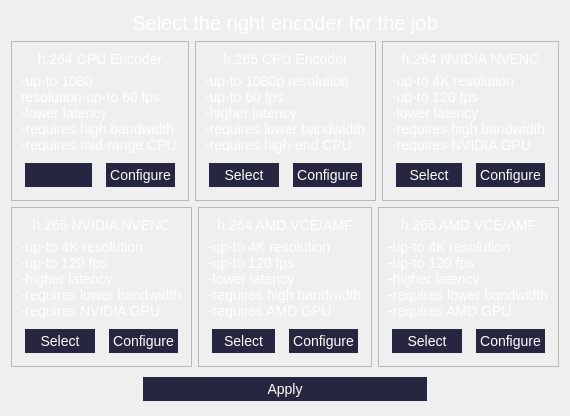
      <widget class="QWidget" name="page_2">
       <layout class="QVBoxLayout" name="verticalLayout_3">
        <item>
         <layout class="QHBoxLayout" name="horizontalLayout_4">
          <item>
           <spacer name="horizontalSpacer_3">
            <property name="orientation">
             <enum>Qt::Horizontal</enum>
            </property>
            <property name="sizeHint" stdset="0">
             <size>
              <width>40</width>
              <height>20</height>
             </size>
            </property>
           </spacer>
          </item>
          <item>
           <widget class="QLabel" name="main_area_title_label">
            <property name="sizePolicy">
             <sizepolicy hsizetype="Preferred" vsizetype="Maximum">
              <horstretch>10</horstretch>
              <verstretch>0</verstretch>
             </sizepolicy>
            </property>
            <property name="styleSheet">
             <string notr="true">color: rgb(255, 255, 255);
font:  &quot;Open Sans&quot;;
font-size: 20px;</string>
            </property>
            <property name="text">
             <string>Select the right encoder for the job</string>
            </property>
            <property name="alignment">
             <set>Qt::AlignHCenter|Qt::AlignTop</set>
            </property>
           </widget>
          </item>
          <item>
           <spacer name="horizontalSpacer_4">
            <property name="orientation">
             <enum>Qt::Horizontal</enum>
            </property>
            <property name="sizeHint" stdset="0">
             <size>
              <width>40</width>
              <height>20</height>
             </size>
            </property>
           </spacer>
          </item>
         </layout>
        </item>
        <item>
         <layout class="QGridLayout" name="gridLayout">
          <item row="0" column="2">
           <widget class="QFrame" name="frame_3">
            <property name="frameShape">
             <enum>QFrame::StyledPanel</enum>
            </property>
            <property name="frameShadow">
             <enum>QFrame::Raised</enum>
            </property>
            <layout class="QVBoxLayout" name="verticalLayout_6">
             <item>
              <widget class="QLabel" name="sidebar_title_label_5">
               <property name="sizePolicy">
                <sizepolicy hsizetype="Preferred" vsizetype="Fixed">
                 <horstretch>10</horstretch>
                 <verstretch>0</verstretch>
                </sizepolicy>
               </property>
               <property name="styleSheet">
                <string notr="true">color: rgb(255, 255, 255);
font: 8pt &quot;Open Sans Extrabold&quot;;
font-size: 14px;</string>
               </property>
               <property name="text">
                <string>h.264 NVIDIA NVENC</string>
               </property>
               <property name="alignment">
                <set>Qt::AlignHCenter|Qt::AlignTop</set>
               </property>
              </widget>
             </item>
             <item>
              <widget class="QLabel" name="sidebar_title_label_11">
               <property name="sizePolicy">
                <sizepolicy hsizetype="Preferred" vsizetype="Maximum">
                 <horstretch>10</horstretch>
                 <verstretch>0</verstretch>
                </sizepolicy>
               </property>
               <property name="styleSheet">
                <string notr="true">color: rgb(255, 255, 255);
font: 8pt &quot;Open Sans Bold&quot;;
font-size: 14px;</string>
               </property>
               <property name="text">
                <string>-up-to 4K resolution
-up-to 120 fps
-lower latency
-requires high bandwidth
-requires NVIDIA GPU</string>
               </property>
               <property name="alignment">
                <set>Qt::AlignLeading|Qt::AlignLeft|Qt::AlignTop</set>
               </property>
              </widget>
             </item>
             <item>
              <layout class="QHBoxLayout" name="horizontalLayout_8">
               <item>
                <widget class="QPushButton" name="pushButton_7">
                 <property name="font">
                  <font>
                   <pointsize>-1</pointsize>
                   <weight>50</weight>
                   <italic>false</italic>
                   <bold>false</bold>
                  </font>
                 </property>
                 <property name="styleSheet">
                  <string notr="true">#pushButton_7 {
  background-color: #272640;
  color: #FFFFFF;
  font-size: 14px;
  padding: 4px;
  margin: 4px;
  font: &quot;Open Sans&quot;;
  border: none;
}

#pushButton_7:hover {
  background-color: #006466;
}</string>
                 </property>
                 <property name="text">
                  <string>Select</string>
                 </property>
                </widget>
               </item>
               <item>
                <widget class="QPushButton" name="pushButton_8">
                 <property name="styleSheet">
                  <string notr="true">#pushButton_8 {
  background-color: #272640;
  color: #FFFFFF;
  font-size: 14px;
  padding: 4px;
  margin: 4px;
  font: &quot;Open Sans&quot;;
  border: none;
}

#pushButton_8:hover {
  background-color: #006466;
}</string>
                 </property>
                 <property name="text">
                  <string>Configure</string>
                 </property>
                </widget>
               </item>
              </layout>
             </item>
            </layout>
           </widget>
          </item>
          <item row="0" column="0">
           <widget class="QFrame" name="frame">
            <property name="sizePolicy">
             <sizepolicy hsizetype="Preferred" vsizetype="Preferred">
              <horstretch>0</horstretch>
              <verstretch>1</verstretch>
             </sizepolicy>
            </property>
            <property name="frameShape">
             <enum>QFrame::StyledPanel</enum>
            </property>
            <property name="frameShadow">
             <enum>QFrame::Raised</enum>
            </property>
            <layout class="QVBoxLayout" name="verticalLayout_4">
             <item>
              <widget class="QLabel" name="sidebar_title_label_3">
               <property name="sizePolicy">
                <sizepolicy hsizetype="Preferred" vsizetype="Fixed">
                 <horstretch>10</horstretch>
                 <verstretch>0</verstretch>
                </sizepolicy>
               </property>
               <property name="styleSheet">
                <string notr="true">color: rgb(255, 255, 255);
font: 8pt &quot;Open Sans Extrabold&quot;;
font-size: 14px;</string>
               </property>
               <property name="text">
                <string>h.264 CPU Encoder</string>
               </property>
               <property name="alignment">
                <set>Qt::AlignHCenter|Qt::AlignTop</set>
               </property>
              </widget>
             </item>
             <item>
              <widget class="QLabel" name="sidebar_title_label_9">
               <property name="sizePolicy">
                <sizepolicy hsizetype="Preferred" vsizetype="Maximum">
                 <horstretch>10</horstretch>
                 <verstretch>0</verstretch>
                </sizepolicy>
               </property>
               <property name="styleSheet">
                <string notr="true">color: rgb(255, 255, 255);
font: 8pt &quot;Open Sans Bold&quot;;
font-size: 14px;</string>
               </property>
               <property name="text">
                <string>-up-to 1080
resolution-up-to 60 fps
-lower latency
-requires high bandwidth
-requires mid-range CPU</string>
               </property>
               <property name="alignment">
                <set>Qt::AlignLeading|Qt::AlignLeft|Qt::AlignTop</set>
               </property>
              </widget>
             </item>
             <item>
              <layout class="QHBoxLayout" name="horizontalLayout_5">
               <item>
                <widget class="QPushButton" name="pushButton">
                 <property name="font">
                  <font>
                   <pointsize>-1</pointsize>
                   <weight>50</weight>
                   <italic>false</italic>
                   <bold>false</bold>
                  </font>
                 </property>
                 <property name="styleSheet">
                  <string notr="true">#pushButton {
  background-color: #272640;
  color: #FFFFFF;
  font-size: 14px;
  padding: 4px;
  margin: 4px;
  font: &quot;Open Sans&quot;;
  border: none;
}

#pushButton:hover {
  background-color: #006466;
}</string>
                 </property>
                 <property name="text">
                  <string/>
                 </property>
                 <property name="icon">
                  <iconset>
                   <normaloff>:/resources/icons/check-ic.png</normaloff>:/resources/icons/check-ic.png</iconset>
                 </property>
                </widget>
               </item>
               <item>
                <widget class="QPushButton" name="pushButton_2">
                 <property name="styleSheet">
                  <string notr="true">#pushButton_2 {
  background-color: #272640;
  color: #FFFFFF;
  font-size: 14px;
  padding: 4px;
  margin: 4px;
  font: &quot;Open Sans&quot;;
  border: none;
}

#pushButton_2:hover {
  background-color: #006466;
}</string>
                 </property>
                 <property name="text">
                  <string>Configure</string>
                 </property>
                </widget>
               </item>
              </layout>
             </item>
            </layout>
           </widget>
          </item>
          <item row="0" column="1">
           <widget class="QFrame" name="frame_2">
            <property name="frameShape">
             <enum>QFrame::StyledPanel</enum>
            </property>
            <property name="frameShadow">
             <enum>QFrame::Raised</enum>
            </property>
            <layout class="QVBoxLayout" name="verticalLayout_5">
             <item>
              <widget class="QLabel" name="sidebar_title_label_4">
               <property name="sizePolicy">
                <sizepolicy hsizetype="Preferred" vsizetype="Fixed">
                 <horstretch>10</horstretch>
                 <verstretch>0</verstretch>
                </sizepolicy>
               </property>
               <property name="styleSheet">
                <string notr="true">color: rgb(255, 255, 255);
font: 8pt &quot;Open Sans Extrabold&quot;;
font-size: 14px;</string>
               </property>
               <property name="text">
                <string>h.265 CPU Encoder</string>
               </property>
               <property name="alignment">
                <set>Qt::AlignHCenter|Qt::AlignTop</set>
               </property>
              </widget>
             </item>
             <item>
              <widget class="QLabel" name="sidebar_title_label_10">
               <property name="sizePolicy">
                <sizepolicy hsizetype="Preferred" vsizetype="Maximum">
                 <horstretch>10</horstretch>
                 <verstretch>0</verstretch>
                </sizepolicy>
               </property>
               <property name="styleSheet">
                <string notr="true">color: rgb(255, 255, 255);
font: 8pt &quot;Open Sans Bold&quot;;
font-size: 14px;</string>
               </property>
               <property name="text">
                <string>-up-to 1080p resolution
-up-to 60 fps
-higher latency
-requires lower bandwidth
-requires high-end CPU</string>
               </property>
               <property name="alignment">
                <set>Qt::AlignLeading|Qt::AlignLeft|Qt::AlignTop</set>
               </property>
              </widget>
             </item>
             <item>
              <layout class="QHBoxLayout" name="horizontalLayout_7">
               <item>
                <widget class="QPushButton" name="pushButton_5">
                 <property name="font">
                  <font>
                   <pointsize>-1</pointsize>
                   <weight>50</weight>
                   <italic>false</italic>
                   <bold>false</bold>
                  </font>
                 </property>
                 <property name="styleSheet">
                  <string notr="true">#pushButton_5 {
  background-color: #272640;
  color: #FFFFFF;
  font-size: 14px;
  padding: 4px;
  margin: 4px;
  font: &quot;Open Sans&quot;;
  border: none;
}

#pushButton_5:hover {
  background-color: #006466;
}</string>
                 </property>
                 <property name="text">
                  <string>Select</string>
                 </property>
                </widget>
               </item>
               <item>
                <widget class="QPushButton" name="pushButton_6">
                 <property name="styleSheet">
                  <string notr="true">#pushButton_6 {
  background-color: #272640;
  color: #FFFFFF;
  font-size: 14px;
  padding: 4px;
  margin: 4px;
  font: &quot;Open Sans&quot;;
  border: none;
}

#pushButton_6:hover {
  background-color: #006466;
}</string>
                 </property>
                 <property name="text">
                  <string>Configure</string>
                 </property>
                </widget>
               </item>
              </layout>
             </item>
            </layout>
           </widget>
          </item>
         </layout>
        </item>
        <item>
         <layout class="QGridLayout" name="gridLayout_2">
          <item row="0" column="0">
           <widget class="QFrame" name="frame_4">
            <property name="sizePolicy">
             <sizepolicy hsizetype="Preferred" vsizetype="Preferred">
              <horstretch>0</horstretch>
              <verstretch>1</verstretch>
             </sizepolicy>
            </property>
            <property name="frameShape">
             <enum>QFrame::StyledPanel</enum>
            </property>
            <property name="frameShadow">
             <enum>QFrame::Raised</enum>
            </property>
            <layout class="QVBoxLayout" name="verticalLayout_7">
             <item>
              <widget class="QLabel" name="sidebar_title_label_6">
               <property name="sizePolicy">
                <sizepolicy hsizetype="Preferred" vsizetype="Fixed">
                 <horstretch>10</horstretch>
                 <verstretch>0</verstretch>
                </sizepolicy>
               </property>
               <property name="styleSheet">
                <string notr="true">color: rgb(255, 255, 255);
font: 8pt &quot;Open Sans Extrabold&quot;;
font-size: 14px;</string>
               </property>
               <property name="text">
                <string>h.265 NVIDIA NVENC</string>
               </property>
               <property name="alignment">
                <set>Qt::AlignHCenter|Qt::AlignTop</set>
               </property>
              </widget>
             </item>
             <item>
              <widget class="QLabel" name="sidebar_title_label_12">
               <property name="sizePolicy">
                <sizepolicy hsizetype="Preferred" vsizetype="Maximum">
                 <horstretch>10</horstretch>
                 <verstretch>0</verstretch>
                </sizepolicy>
               </property>
               <property name="styleSheet">
                <string notr="true">color: rgb(255, 255, 255);
font: 8pt &quot;Open Sans Bold&quot;;
font-size: 14px;</string>
               </property>
               <property name="text">
                <string>-up-to 4K resolution
-up-to 120 fps
-higher latency
-requires lower bandwidth
-requires NVIDIA GPU</string>
               </property>
               <property name="alignment">
                <set>Qt::AlignLeading|Qt::AlignLeft|Qt::AlignTop</set>
               </property>
              </widget>
             </item>
             <item>
              <layout class="QHBoxLayout" name="horizontalLayout_9">
               <item>
                <widget class="QPushButton" name="pushButton_9">
                 <property name="font">
                  <font>
                   <pointsize>-1</pointsize>
                   <weight>50</weight>
                   <italic>false</italic>
                   <bold>false</bold>
                  </font>
                 </property>
                 <property name="styleSheet">
                  <string notr="true">#pushButton_9 {
  background-color: #272640;
  color: #FFFFFF;
  font-size: 14px;
  padding: 4px;
  margin: 4px;
  font: &quot;Open Sans&quot;;
  border: none;
}

#pushButton_9:hover {
  background-color: #006466;
}</string>
                 </property>
                 <property name="text">
                  <string>Select</string>
                 </property>
                </widget>
               </item>
               <item>
                <widget class="QPushButton" name="pushButton_10">
                 <property name="styleSheet">
                  <string notr="true">#pushButton_10 {
  background-color: #272640;
  color: #FFFFFF;
  font-size: 14px;
  padding: 4px;
  margin: 4px;
  font: &quot;Open Sans&quot;;
  border: none;
}

#pushButton_10:hover {
  background-color: #006466;
}</string>
                 </property>
                 <property name="text">
                  <string>Configure</string>
                 </property>
                </widget>
               </item>
              </layout>
             </item>
            </layout>
           </widget>
          </item>
          <item row="0" column="2">
           <widget class="QFrame" name="frame_6">
            <property name="frameShape">
             <enum>QFrame::StyledPanel</enum>
            </property>
            <property name="frameShadow">
             <enum>QFrame::Raised</enum>
            </property>
            <layout class="QVBoxLayout" name="verticalLayout_9">
             <item>
              <widget class="QLabel" name="sidebar_title_label_8">
               <property name="sizePolicy">
                <sizepolicy hsizetype="Preferred" vsizetype="Fixed">
                 <horstretch>10</horstretch>
                 <verstretch>0</verstretch>
                </sizepolicy>
               </property>
               <property name="styleSheet">
                <string notr="true">color: rgb(255, 255, 255);
font: 8pt &quot;Open Sans Extrabold&quot;;
font-size: 14px;</string>
               </property>
               <property name="text">
                <string>h.265 AMD VCE/AMF</string>
               </property>
               <property name="alignment">
                <set>Qt::AlignHCenter|Qt::AlignTop</set>
               </property>
              </widget>
             </item>
             <item>
              <widget class="QLabel" name="sidebar_title_label_14">
               <property name="sizePolicy">
                <sizepolicy hsizetype="Preferred" vsizetype="Maximum">
                 <horstretch>10</horstretch>
                 <verstretch>0</verstretch>
                </sizepolicy>
               </property>
               <property name="styleSheet">
                <string notr="true">color: rgb(255, 255, 255);
font: 8pt &quot;Open Sans Bold&quot;;
font-size: 14px;</string>
               </property>
               <property name="text">
                <string>-up-to 4K resolution
-up-to 120 fps
-higher latency
-requires lower bandwidth
-requires AMD GPU</string>
               </property>
               <property name="alignment">
                <set>Qt::AlignLeading|Qt::AlignLeft|Qt::AlignTop</set>
               </property>
              </widget>
             </item>
             <item>
              <layout class="QHBoxLayout" name="horizontalLayout_11">
               <item>
                <widget class="QPushButton" name="pushButton_13">
                 <property name="font">
                  <font>
                   <pointsize>-1</pointsize>
                   <weight>50</weight>
                   <italic>false</italic>
                   <bold>false</bold>
                  </font>
                 </property>
                 <property name="styleSheet">
                  <string notr="true">#pushButton_13 {
  background-color: #272640;
  color: #FFFFFF;
  font-size: 14px;
  padding: 4px;
  margin: 4px;
  font: &quot;Open Sans&quot;;
  border: none;
}

#pushButton_13:hover {
  background-color: #006466;
}</string>
                 </property>
                 <property name="text">
                  <string>Select</string>
                 </property>
                </widget>
               </item>
               <item>
                <widget class="QPushButton" name="pushButton_14">
                 <property name="styleSheet">
                  <string notr="true">#pushButton_14 {
  background-color: #272640;
  color: #FFFFFF;
  font-size: 14px;
  padding: 4px;
  margin: 4px;
  font: &quot;Open Sans&quot;;
  border: none;
}

#pushButton_14:hover {
  background-color: #006466;
}</string>
                 </property>
                 <property name="text">
                  <string>Configure</string>
                 </property>
                </widget>
               </item>
              </layout>
             </item>
            </layout>
           </widget>
          </item>
          <item row="0" column="1">
           <widget class="QFrame" name="frame_5">
            <property name="frameShape">
             <enum>QFrame::StyledPanel</enum>
            </property>
            <property name="frameShadow">
             <enum>QFrame::Raised</enum>
            </property>
            <layout class="QVBoxLayout" name="verticalLayout_8">
             <item>
              <widget class="QLabel" name="sidebar_title_label_7">
               <property name="sizePolicy">
                <sizepolicy hsizetype="Preferred" vsizetype="Fixed">
                 <horstretch>10</horstretch>
                 <verstretch>0</verstretch>
                </sizepolicy>
               </property>
               <property name="styleSheet">
                <string notr="true">color: rgb(255, 255, 255);
font: 8pt &quot;Open Sans Extrabold&quot;;
font-size: 14px;</string>
               </property>
               <property name="text">
                <string>h.264 AMD VCE/AMF</string>
               </property>
               <property name="alignment">
                <set>Qt::AlignHCenter|Qt::AlignTop</set>
               </property>
              </widget>
             </item>
             <item>
              <widget class="QLabel" name="sidebar_title_label_13">
               <property name="sizePolicy">
                <sizepolicy hsizetype="Preferred" vsizetype="Maximum">
                 <horstretch>10</horstretch>
                 <verstretch>0</verstretch>
                </sizepolicy>
               </property>
               <property name="styleSheet">
                <string notr="true">color: rgb(255, 255, 255);
font: 8pt &quot;Open Sans Bold&quot;;
font-size: 14px;</string>
               </property>
               <property name="text">
                <string>-up-to 4K resolution
-up-to 120 fps
-lower latency
-requires high bandwidth
-requires AMD GPU</string>
               </property>
               <property name="alignment">
                <set>Qt::AlignLeading|Qt::AlignLeft|Qt::AlignTop</set>
               </property>
              </widget>
             </item>
             <item>
              <layout class="QHBoxLayout" name="horizontalLayout_10">
               <item>
                <widget class="QPushButton" name="pushButton_11">
                 <property name="font">
                  <font>
                   <pointsize>-1</pointsize>
                   <weight>50</weight>
                   <italic>false</italic>
                   <bold>false</bold>
                  </font>
                 </property>
                 <property name="styleSheet">
                  <string notr="true">#pushButton_11 {
  background-color: #272640;
  color: #FFFFFF;
  font-size: 14px;
  padding: 4px;
  margin: 4px;
  font: &quot;Open Sans&quot;;
  border: none;
}

#pushButton_11:hover {
  background-color: #006466;
}</string>
                 </property>
                 <property name="text">
                  <string>Select</string>
                 </property>
                </widget>
               </item>
               <item>
                <widget class="QPushButton" name="pushButton_12">
                 <property name="styleSheet">
                  <string notr="true">#pushButton_12 {
  background-color: #272640;
  color: #FFFFFF;
  font-size: 14px;
  padding: 4px;
  margin: 4px;
  font: &quot;Open Sans&quot;;
  border: none;
}

#pushButton_12:hover {
  background-color: #006466;
}</string>
                 </property>
                 <property name="text">
                  <string>Configure</string>
                 </property>
                </widget>
               </item>
              </layout>
             </item>
            </layout>
           </widget>
          </item>
         </layout>
        </item>
        <item>
         <layout class="QHBoxLayout" name="horizontalLayout_12">
          <item>
           <spacer name="horizontalSpacer_5">
            <property name="orientation">
             <enum>Qt::Horizontal</enum>
            </property>
            <property name="sizeHint" stdset="0">
             <size>
              <width>128</width>
              <height>20</height>
             </size>
            </property>
           </spacer>
          </item>
          <item>
           <widget class="QPushButton" name="pushButton_15">
            <property name="sizePolicy">
             <sizepolicy hsizetype="Minimum" vsizetype="Fixed">
              <horstretch>1</horstretch>
              <verstretch>0</verstretch>
             </sizepolicy>
            </property>
            <property name="styleSheet">
             <string notr="true">#pushButton_15 {
  background-color: #272640;
  color: #FFFFFF;
  font-size: 14px;
  padding: 4px;
  margin: 4px;
  font: &quot;Open Sans&quot;;
  border: none;
}

#pushButton_15:hover {
  background-color: #006466;
}</string>
            </property>
            <property name="text">
             <string>Apply</string>
            </property>
           </widget>
          </item>
          <item>
           <spacer name="horizontalSpacer_6">
            <property name="orientation">
             <enum>Qt::Horizontal</enum>
            </property>
            <property name="sizeHint" stdset="0">
             <size>
              <width>128</width>
              <height>20</height>
             </size>
            </property>
           </spacer>
          </item>
         </layout>
        </item>
       </layout>
      </widget>
